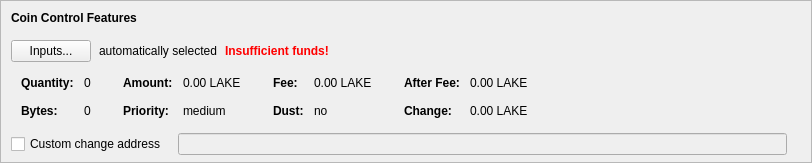
    <widget class="QFrame" name="frameCoinControl">
     <property name="sizePolicy">
      <sizepolicy hsizetype="Expanding" vsizetype="Expanding">
       <horstretch>0</horstretch>
       <verstretch>0</verstretch>
      </sizepolicy>
     </property>
     <property name="maximumSize">
      <size>
       <width>16777215</width>
       <height>16777215</height>
      </size>
     </property>
     <property name="frameShape">
      <enum>QFrame::StyledPanel</enum>
     </property>
     <property name="frameShadow">
      <enum>QFrame::Sunken</enum>
     </property>
     <layout class="QVBoxLayout" name="verticalLayoutCoinControl2">
      <property name="spacing">
       <number>0</number>
      </property>
      <property name="leftMargin">
       <number>0</number>
      </property>
      <property name="topMargin">
       <number>0</number>
      </property>
      <property name="rightMargin">
       <number>0</number>
      </property>
      <property name="bottomMargin">
       <number>6</number>
      </property>
      <item>
       <layout class="QVBoxLayout" name="verticalLayoutCoinControl" stretch="0,0,0,0,1">
        <property name="spacing">
         <number>0</number>
        </property>
        <property name="leftMargin">
         <number>10</number>
        </property>
        <property name="topMargin">
         <number>10</number>
        </property>
        <item>
         <layout class="QHBoxLayout" name="horizontalLayoutCoinControl1">
          <property name="bottomMargin">
           <number>15</number>
          </property>
          <item>
           <widget class="QLabel" name="labelCoinControlFeatures">
            <property name="sizePolicy">
             <sizepolicy hsizetype="Preferred" vsizetype="Maximum">
              <horstretch>0</horstretch>
              <verstretch>0</verstretch>
             </sizepolicy>
            </property>
            <property name="font">
             <font>
              <weight>75</weight>
              <bold>true</bold>
             </font>
            </property>
            <property name="styleSheet">
             <string notr="true">font-weight:bold;</string>
            </property>
            <property name="text">
             <string>Coin Control Features</string>
            </property>
           </widget>
          </item>
         </layout>
        </item>
        <item>
         <layout class="QHBoxLayout" name="horizontalLayoutCoinControl2" stretch="0,0,0,0">
          <property name="spacing">
           <number>8</number>
          </property>
          <property name="bottomMargin">
           <number>10</number>
          </property>
          <item>
           <widget class="QPushButton" name="pushButtonCoinControl">
            <property name="styleSheet">
             <string notr="true"/>
            </property>
            <property name="text">
             <string>Inputs...</string>
            </property>
            <property name="autoDefault">
             <bool>false</bool>
            </property>
           </widget>
          </item>
          <item>
           <widget class="QLabel" name="labelCoinControlAutomaticallySelected">
            <property name="text">
             <string>automatically selected</string>
            </property>
            <property name="margin">
             <number>5</number>
            </property>
           </widget>
          </item>
          <item>
           <widget class="QLabel" name="labelCoinControlInsuffFunds">
            <property name="font">
             <font>
              <weight>75</weight>
              <bold>true</bold>
             </font>
            </property>
            <property name="styleSheet">
             <string notr="true">color:red;font-weight:bold;</string>
            </property>
            <property name="text">
             <string>Insufficient funds!</string>
            </property>
            <property name="margin">
             <number>5</number>
            </property>
           </widget>
          </item>
          <item>
           <spacer name="horizontalSpacerCoinControl">
            <property name="orientation">
             <enum>Qt::Horizontal</enum>
            </property>
            <property name="sizeHint" stdset="0">
             <size>
              <width>40</width>
              <height>1</height>
             </size>
            </property>
           </spacer>
          </item>
         </layout>
        </item>
        <item>
         <widget class="QWidget" name="widgetCoinControl" native="true">
          <property name="sizePolicy">
           <sizepolicy hsizetype="Preferred" vsizetype="Preferred">
            <horstretch>0</horstretch>
            <verstretch>0</verstretch>
           </sizepolicy>
          </property>
          <property name="minimumSize">
           <size>
            <width>0</width>
            <height>0</height>
           </size>
          </property>
          <property name="styleSheet">
           <string notr="true"/>
          </property>
          <layout class="QHBoxLayout" name="horizontalLayoutCoinControl5">
           <property name="leftMargin">
            <number>0</number>
           </property>
           <property name="topMargin">
            <number>0</number>
           </property>
           <property name="rightMargin">
            <number>0</number>
           </property>
           <property name="bottomMargin">
            <number>0</number>
           </property>
           <item>
            <layout class="QHBoxLayout" name="horizontalLayoutCoinControl3" stretch="0,0,0,1">
             <property name="spacing">
              <number>20</number>
             </property>
             <property name="topMargin">
              <number>0</number>
             </property>
             <property name="bottomMargin">
              <number>10</number>
             </property>
             <item>
              <layout class="QFormLayout" name="formLayoutCoinControl1">
               <property name="horizontalSpacing">
                <number>10</number>
               </property>
               <property name="verticalSpacing">
                <number>14</number>
               </property>
               <property name="leftMargin">
                <number>10</number>
               </property>
               <property name="topMargin">
                <number>4</number>
               </property>
               <property name="rightMargin">
                <number>6</number>
               </property>
               <item row="0" column="0">
                <widget class="QLabel" name="labelCoinControlQuantityText">
                 <property name="font">
                  <font>
                   <weight>75</weight>
                   <bold>true</bold>
                  </font>
                 </property>
                 <property name="text">
                  <string>Quantity:</string>
                 </property>
                 <property name="margin">
                  <number>0</number>
                 </property>
                </widget>
               </item>
               <item row="0" column="1">
                <widget class="QLabel" name="labelCoinControlQuantity">
                 <property name="cursor">
                  <cursorShape>IBeamCursor</cursorShape>
                 </property>
                 <property name="contextMenuPolicy">
                  <enum>Qt::ActionsContextMenu</enum>
                 </property>
                 <property name="text">
                  <string notr="true">0</string>
                 </property>
                 <property name="margin">
                  <number>0</number>
                 </property>
                 <property name="textInteractionFlags">
                  <set>Qt::LinksAccessibleByMouse|Qt::TextSelectableByKeyboard|Qt::TextSelectableByMouse</set>
                 </property>
                </widget>
               </item>
               <item row="1" column="0">
                <widget class="QLabel" name="labelCoinControlBytesText">
                 <property name="font">
                  <font>
                   <weight>75</weight>
                   <bold>true</bold>
                  </font>
                 </property>
                 <property name="text">
                  <string>Bytes:</string>
                 </property>
                </widget>
               </item>
               <item row="1" column="1">
                <widget class="QLabel" name="labelCoinControlBytes">
                 <property name="cursor">
                  <cursorShape>IBeamCursor</cursorShape>
                 </property>
                 <property name="contextMenuPolicy">
                  <enum>Qt::ActionsContextMenu</enum>
                 </property>
                 <property name="text">
                  <string notr="true">0</string>
                 </property>
                 <property name="textInteractionFlags">
                  <set>Qt::LinksAccessibleByMouse|Qt::TextSelectableByKeyboard|Qt::TextSelectableByMouse</set>
                 </property>
                </widget>
               </item>
              </layout>
             </item>
             <item>
              <layout class="QFormLayout" name="formLayoutCoinControl2">
               <property name="horizontalSpacing">
                <number>10</number>
               </property>
               <property name="verticalSpacing">
                <number>14</number>
               </property>
               <property name="leftMargin">
                <number>6</number>
               </property>
               <property name="topMargin">
                <number>4</number>
               </property>
               <property name="rightMargin">
                <number>6</number>
               </property>
               <item row="0" column="0">
                <widget class="QLabel" name="labelCoinControlAmountText">
                 <property name="font">
                  <font>
                   <weight>75</weight>
                   <bold>true</bold>
                  </font>
                 </property>
                 <property name="text">
                  <string>Amount:</string>
                 </property>
                 <property name="margin">
                  <number>0</number>
                 </property>
                </widget>
               </item>
               <item row="0" column="1">
                <widget class="QLabel" name="labelCoinControlAmount">
                 <property name="cursor">
                  <cursorShape>IBeamCursor</cursorShape>
                 </property>
                 <property name="contextMenuPolicy">
                  <enum>Qt::ActionsContextMenu</enum>
                 </property>
                 <property name="text">
                  <string notr="true">0.00 LAKE</string>
                 </property>
                 <property name="textInteractionFlags">
                  <set>Qt::LinksAccessibleByMouse|Qt::TextSelectableByKeyboard|Qt::TextSelectableByMouse</set>
                 </property>
                </widget>
               </item>
               <item row="1" column="0">
                <widget class="QLabel" name="labelCoinControlPriorityText">
                 <property name="font">
                  <font>
                   <weight>75</weight>
                   <bold>true</bold>
                  </font>
                 </property>
                 <property name="text">
                  <string>Priority:</string>
                 </property>
                </widget>
               </item>
               <item row="1" column="1">
                <widget class="QLabel" name="labelCoinControlPriority">
                 <property name="cursor">
                  <cursorShape>IBeamCursor</cursorShape>
                 </property>
                 <property name="contextMenuPolicy">
                  <enum>Qt::ActionsContextMenu</enum>
                 </property>
                 <property name="text">
                  <string>medium</string>
                 </property>
                 <property name="textInteractionFlags">
                  <set>Qt::LinksAccessibleByMouse|Qt::TextSelectableByKeyboard|Qt::TextSelectableByMouse</set>
                 </property>
                </widget>
               </item>
              </layout>
             </item>
             <item>
              <layout class="QFormLayout" name="formLayoutCoinControl3">
               <property name="horizontalSpacing">
                <number>10</number>
               </property>
               <property name="verticalSpacing">
                <number>14</number>
               </property>
               <property name="leftMargin">
                <number>6</number>
               </property>
               <property name="topMargin">
                <number>4</number>
               </property>
               <property name="rightMargin">
                <number>6</number>
               </property>
               <item row="0" column="0">
                <widget class="QLabel" name="labelCoinControlFeeText">
                 <property name="font">
                  <font>
                   <weight>75</weight>
                   <bold>true</bold>
                  </font>
                 </property>
                 <property name="text">
                  <string>Fee:</string>
                 </property>
                 <property name="margin">
                  <number>0</number>
                 </property>
                </widget>
               </item>
               <item row="0" column="1">
                <widget class="QLabel" name="labelCoinControlFee">
                 <property name="cursor">
                  <cursorShape>IBeamCursor</cursorShape>
                 </property>
                 <property name="contextMenuPolicy">
                  <enum>Qt::ActionsContextMenu</enum>
                 </property>
                 <property name="text">
                  <string notr="true">0.00 LAKE</string>
                 </property>
                 <property name="textInteractionFlags">
                  <set>Qt::LinksAccessibleByMouse|Qt::TextSelectableByKeyboard|Qt::TextSelectableByMouse</set>
                 </property>
                </widget>
               </item>
               <item row="1" column="0">
                <widget class="QLabel" name="labelCoinControlLowOutputText">
                 <property name="font">
                  <font>
                   <weight>75</weight>
                   <bold>true</bold>
                  </font>
                 </property>
                 <property name="text">
                  <string>Dust:</string>
                 </property>
                </widget>
               </item>
               <item row="1" column="1">
                <widget class="QLabel" name="labelCoinControlLowOutput">
                 <property name="cursor">
                  <cursorShape>IBeamCursor</cursorShape>
                 </property>
                 <property name="contextMenuPolicy">
                  <enum>Qt::ActionsContextMenu</enum>
                 </property>
                 <property name="text">
                  <string>no</string>
                 </property>
                 <property name="textInteractionFlags">
                  <set>Qt::LinksAccessibleByMouse|Qt::TextSelectableByKeyboard|Qt::TextSelectableByMouse</set>
                 </property>
                </widget>
               </item>
              </layout>
             </item>
             <item>
              <layout class="QFormLayout" name="formLayoutCoinControl4">
               <property name="horizontalSpacing">
                <number>10</number>
               </property>
               <property name="verticalSpacing">
                <number>14</number>
               </property>
               <property name="leftMargin">
                <number>6</number>
               </property>
               <property name="topMargin">
                <number>4</number>
               </property>
               <property name="rightMargin">
                <number>6</number>
               </property>
               <item row="0" column="0">
                <widget class="QLabel" name="labelCoinControlAfterFeeText">
                 <property name="font">
                  <font>
                   <weight>75</weight>
                   <bold>true</bold>
                  </font>
                 </property>
                 <property name="text">
                  <string>After Fee:</string>
                 </property>
                 <property name="margin">
                  <number>0</number>
                 </property>
                </widget>
               </item>
               <item row="0" column="1">
                <widget class="QLabel" name="labelCoinControlAfterFee">
                 <property name="cursor">
                  <cursorShape>IBeamCursor</cursorShape>
                 </property>
                 <property name="contextMenuPolicy">
                  <enum>Qt::ActionsContextMenu</enum>
                 </property>
                 <property name="text">
                  <string notr="true">0.00 LAKE</string>
                 </property>
                 <property name="textInteractionFlags">
                  <set>Qt::LinksAccessibleByMouse|Qt::TextSelectableByKeyboard|Qt::TextSelectableByMouse</set>
                 </property>
                </widget>
               </item>
               <item row="1" column="0">
                <widget class="QLabel" name="labelCoinControlChangeText">
                 <property name="font">
                  <font>
                   <weight>75</weight>
                   <bold>true</bold>
                  </font>
                 </property>
                 <property name="text">
                  <string>Change:</string>
                 </property>
                </widget>
               </item>
               <item row="1" column="1">
                <widget class="QLabel" name="labelCoinControlChange">
                 <property name="cursor">
                  <cursorShape>IBeamCursor</cursorShape>
                 </property>
                 <property name="contextMenuPolicy">
                  <enum>Qt::ActionsContextMenu</enum>
                 </property>
                 <property name="text">
                  <string notr="true">0.00 LAKE</string>
                 </property>
                 <property name="textInteractionFlags">
                  <set>Qt::LinksAccessibleByMouse|Qt::TextSelectableByKeyboard|Qt::TextSelectableByMouse</set>
                 </property>
                </widget>
               </item>
              </layout>
             </item>
            </layout>
           </item>
          </layout>
         </widget>
        </item>
        <item>
         <layout class="QHBoxLayout" name="horizontalLayoutCoinControl4" stretch="0,0,0">
          <property name="spacing">
           <number>12</number>
          </property>
          <property name="sizeConstraint">
           <enum>QLayout::SetDefaultConstraint</enum>
          </property>
          <property name="topMargin">
           <number>5</number>
          </property>
          <property name="rightMargin">
           <number>5</number>
          </property>
          <item>
           <widget class="QCheckBox" name="checkBoxCoinControlChange">
            <property name="toolTip">
             <string>If this is activated, but the change address is empty or invalid, change will be sent to a newly generated address.</string>
            </property>
            <property name="text">
             <string>Custom change address</string>
            </property>
           </widget>
          </item>
          <item>
           <widget class="QValidatedLineEdit" name="lineEditCoinControlChange">
            <property name="enabled">
             <bool>false</bool>
            </property>
            <property name="sizePolicy">
             <sizepolicy hsizetype="Expanding" vsizetype="Fixed">
              <horstretch>0</horstretch>
              <verstretch>0</verstretch>
             </sizepolicy>
            </property>
           </widget>
          </item>
          <item>
           <widget class="QLabel" name="labelCoinControlChangeLabel">
            <property name="sizePolicy">
             <sizepolicy hsizetype="Preferred" vsizetype="Expanding">
              <horstretch>0</horstretch>
              <verstretch>0</verstretch>
             </sizepolicy>
            </property>
            <property name="minimumSize">
             <size>
              <width>0</width>
              <height>0</height>
             </size>
            </property>
            <property name="text">
             <string/>
            </property>
            <property name="margin">
             <number>3</number>
            </property>
           </widget>
          </item>
         </layout>
        </item>
        <item>
         <spacer name="verticalSpacerCoinControl">
          <property name="orientation">
           <enum>Qt::Vertical</enum>
          </property>
          <property name="sizeHint" stdset="0">
           <size>
            <width>800</width>
            <height>1</height>
           </size>
          </property>
         </spacer>
        </item>
       </layout>
      </item>
     </layout>
    </widget>
